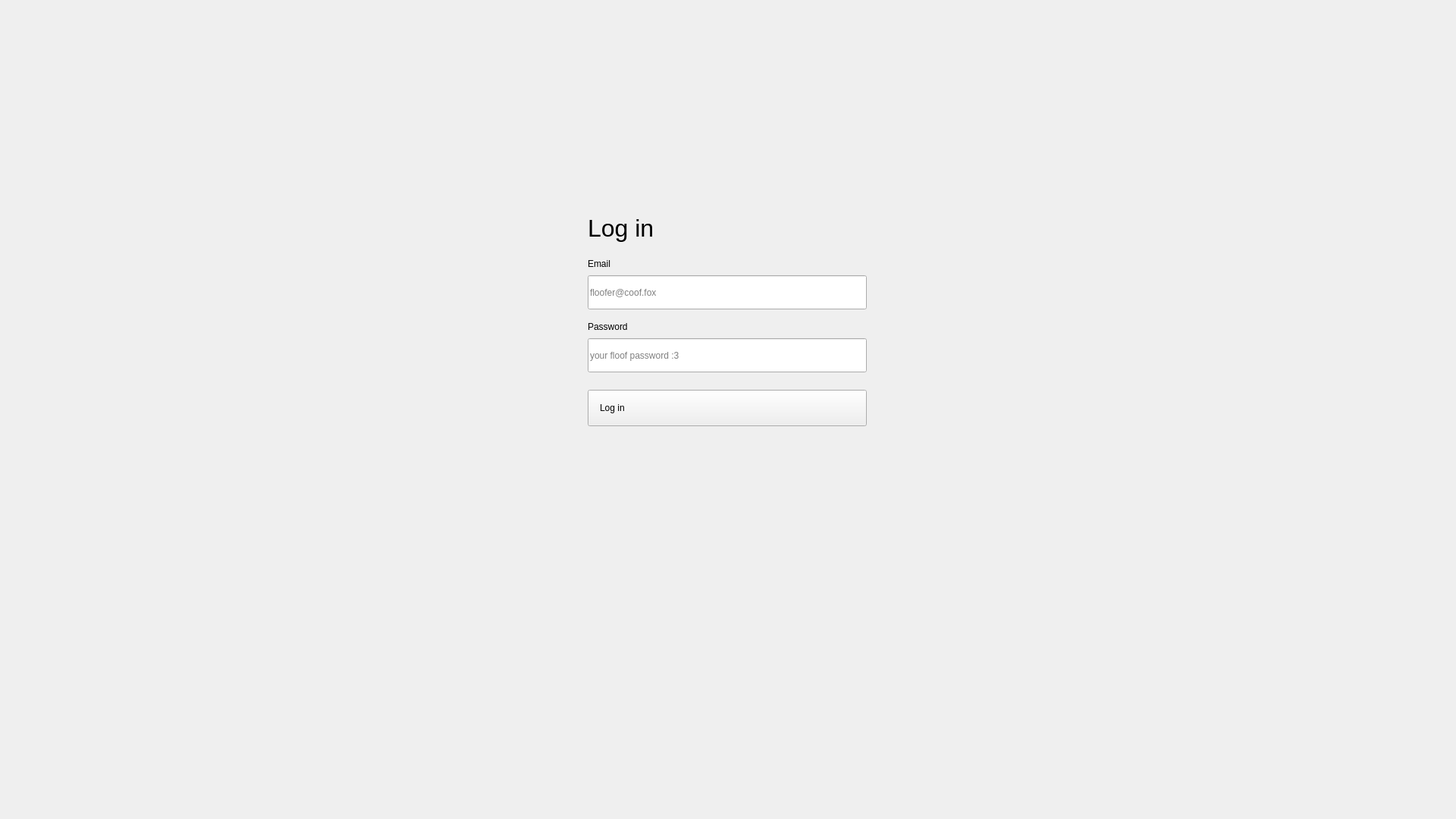
<?xml version="1.0" encoding="UTF-8"?>
<ui version="4.0">
 <class>Form</class>
 <widget class="QWidget" name="Form">
  <property name="geometry">
   <rect>
    <x>0</x>
    <y>0</y>
    <width>1920</width>
    <height>1080</height>
   </rect>
  </property>
  <property name="windowTitle">
   <string>Foxogram</string>
  </property>
  <widget class="QPushButton" name="loginButton">
   <property name="geometry">
    <rect>
     <x>775</x>
     <y>514</y>
     <width>368</width>
     <height>48</height>
    </rect>
   </property>
   <property name="styleSheet">
    <string notr="true">Text-align: left;
padding-left: 15;</string>
   </property>
   <property name="text">
    <string>Log in</string>
   </property>
  </widget>
  <widget class="QLabel" name="loginLabel">
   <property name="geometry">
    <rect>
     <x>775</x>
     <y>277</y>
     <width>119</width>
     <height>48</height>
    </rect>
   </property>
   <property name="sizeIncrement">
    <size>
     <width>0</width>
     <height>0</height>
    </size>
   </property>
   <property name="font">
    <font>
     <pointsize>24</pointsize>
    </font>
   </property>
   <property name="text">
    <string>Log in</string>
   </property>
  </widget>
  <widget class="QLineEdit" name="emailInput">
   <property name="geometry">
    <rect>
     <x>775</x>
     <y>363</y>
     <width>368</width>
     <height>45</height>
    </rect>
   </property>
   <property name="inputMethodHints">
    <set>Qt::ImhEmailCharactersOnly</set>
   </property>
   <property name="placeholderText">
    <string>floofer@coof.fox</string>
   </property>
  </widget>
  <widget class="QLabel" name="passwordLabel">
   <property name="geometry">
    <rect>
     <x>775</x>
     <y>420</y>
     <width>85</width>
     <height>22</height>
    </rect>
   </property>
   <property name="text">
    <string>Password</string>
   </property>
  </widget>
  <widget class="QLabel" name="emailLabel">
   <property name="geometry">
    <rect>
     <x>775</x>
     <y>337</y>
     <width>46</width>
     <height>22</height>
    </rect>
   </property>
   <property name="text">
    <string>Email</string>
   </property>
   <property name="wordWrap">
    <bool>false</bool>
   </property>
  </widget>
  <widget class="QLineEdit" name="passwordInput">
   <property name="geometry">
    <rect>
     <x>775</x>
     <y>446</y>
     <width>368</width>
     <height>45</height>
    </rect>
   </property>
   <property name="inputMethodHints">
    <set>Qt::ImhSensitiveData</set>
   </property>
   <property name="placeholderText">
    <string>your floof password :3</string>
   </property>
  </widget>
 </widget>
 <resources/>
 <connections/>
</ui>
